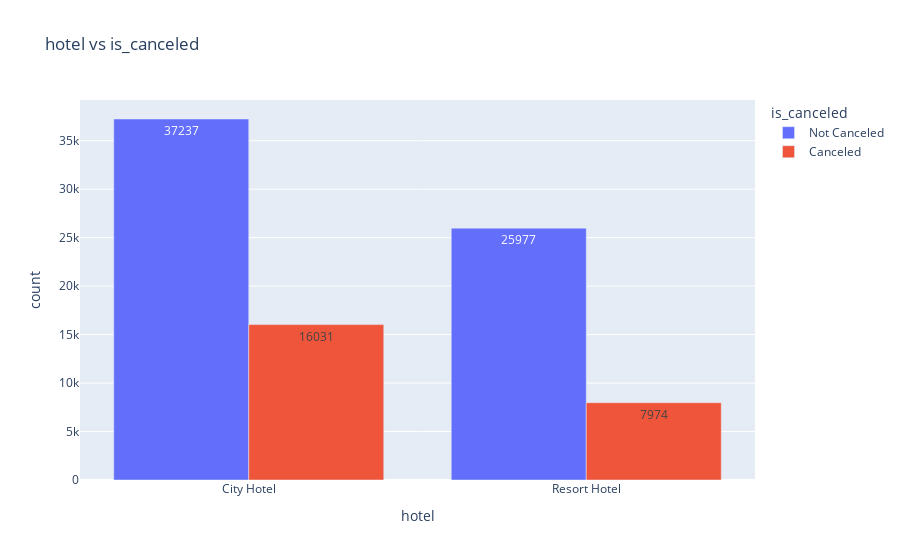

The notebook cell this image was saved under:
### Code cell
df_Reservation_Statu['is_canceled'] = df_Reservation_Statu['is_canceled'].map({0: 'Not Canceled', 1: 'Canceled'})

px.bar(df_Reservation_Statu,x='hotel',y='count',color='is_canceled',title=' hotel vs is_canceled',text='count',barmode='group')

### Figure 1 — Plotly figure (JSON) as saved in the notebook; plotly's stock layout.template omitted (floating-point values rounded to 4 significant figures)
{"data": [{"alignmentgroup": "True", "hovertemplate": "is_canceled=Not Canceled<br>hotel=%{x}<br>count=%{text}<extra></extra>", "legendgroup": "Not Canceled", "marker": {"color": "#636efa", "pattern": {"shape": ""}}, "name": "Not Canceled", "offsetgroup": "Not Canceled", "orientation": "v", "showlegend": true, "text": [37237, 25977], "textposition": "auto", "type": "bar", "x": ["City Hotel", "Resort Hotel"], "xaxis": "x", "y": [37237, 25977], "yaxis": "y"}, {"alignmentgroup": "True", "hovertemplate": "is_canceled=Canceled<br>hotel=%{x}<br>count=%{text}<extra></extra>", "legendgroup": "Canceled", "marker": {"color": "#EF553B", "pattern": {"shape": ""}}, "name": "Canceled", "offsetgroup": "Canceled", "orientation": "v", "showlegend": true, "text": [16031, 7974], "textposition": "auto", "type": "bar", "x": ["City Hotel", "Resort Hotel"], "xaxis": "x", "y": [16031, 7974], "yaxis": "y"}], "layout": {"barmode": "group", "legend": {"title": {"text": "is_canceled"}, "tracegroupgap": 0}, "title": {"text": " hotel vs is_canceled"}, "xaxis": {"anchor": "y", "domain": [0, 1], "title": {"text": "hotel"}}, "yaxis": {"anchor": "x", "domain": [0, 1], "title": {"text": "count"}}}}
